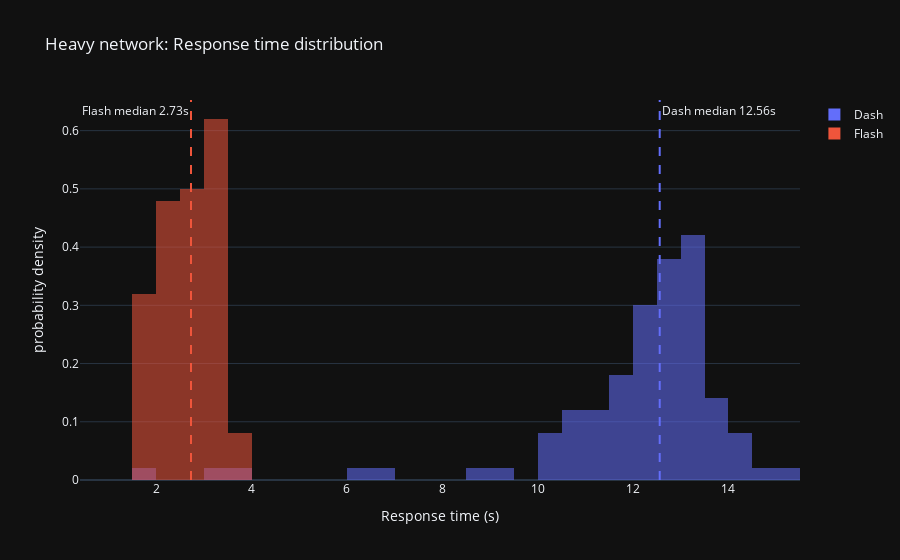
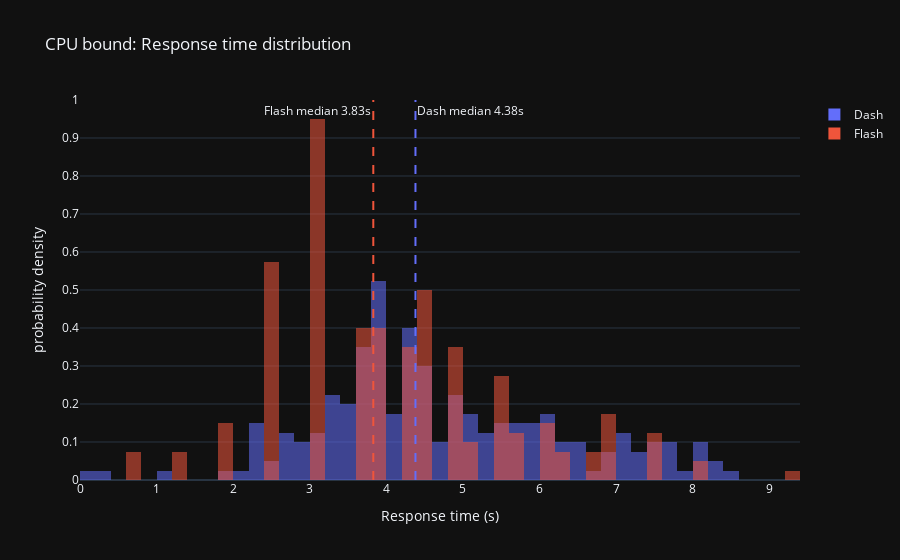
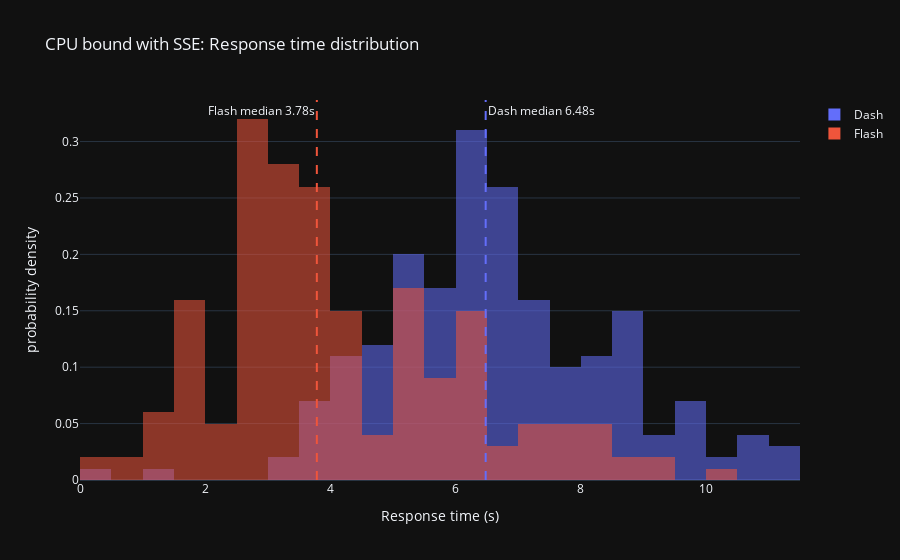

These figures' notebook cell, in order:
### Code cell
# Overlayed distributions by framework for Heavy network and CPU bound scenarios
import pandas as pd
import numpy as np
import plotly.express as px

# Shared colors across all charts
COLOR_MAP = {'Dash': '#636EFA', 'Flash': '#EF553B'}  # blue/red

# Helper to build an overlay histogram with per-framework medians

def overlay_hist(df_dash, df_flash, scenario_title: str, nbins: int = 50):
    col = 'response-time'
    # Prepare tidy data
    d1 = df_dash[[col]].rename(columns={col: 'response_time'}).dropna().copy()
    d1['framework'] = 'Dash'
    d2 = df_flash[[col]].rename(columns={col: 'response_time'}).dropna().copy()
    d2['framework'] = 'Flash'
    dfc = pd.concat([d1, d2], ignore_index=True)

    fig = px.histogram(
        dfc,
        x='response_time',
        color='framework',
        barmode='overlay',
        histnorm='probability density',
        nbins=nbins,
        opacity=0.55,
        color_discrete_map=COLOR_MAP,
        labels={'response_time': 'Response time (s)', 'framework': 'Framework'},
        title=f"{scenario_title}: Response time distribution"
    )

    # Add per-framework medians as reference lines
    med_dash = d1['response_time'].median() if len(d1) else np.nan
    med_flash = d2['response_time'].median() if len(d2) else np.nan
    if pd.notna(med_dash):
        fig.add_vline(
            x=med_dash,
            line_dash='dash',
            line_color=COLOR_MAP['Dash'],
            annotation_text=f"Dash median {med_dash:.2f}s",
            annotation_position='top right'
        )
    if pd.notna(med_flash):
        fig.add_vline(
            x=med_flash,
            line_dash='dash',
            line_color=COLOR_MAP['Flash'],
            annotation_text=f"Flash median {med_flash:.2f}s",
            annotation_position='top left'
        )

    fig.update_layout(legend_title_text='')
    return fig

# Heavy network scenario (nhv_* data)
fig_nhv = overlay_hist(nhv_dash, nhv_flash, 'Heavy network')
fig_nhv.show()

# CPU bound scenario (cpu_* data)
fig_cpu = overlay_hist(cpu_dash, cpu_flash, 'CPU bound')
fig_cpu.show()

fig_cpu_w_sse = overlay_hist(cpu_w_sse_dash, cpu_w_sse_flash, 'CPU bound with SSE')
fig_cpu_w_sse.show()

### Figure 1 — Plotly figure (JSON) as saved in the notebook; plotly's stock layout.template omitted (floating-point values rounded to 4 significant figures)
{"data": [{"bingroup": "x", "histnorm": "probability density", "hovertemplate": "Framework=Dash<br>Response time (s)=%{x}<br>probability density=%{y}<extra></extra>", "legendgroup": "Dash", "marker": {"color": "#636EFA", "opacity": 0.55, "pattern": {"shape": ""}}, "name": "Dash", "nbinsx": 50, "orientation": "v", "showlegend": true, "type": "histogram", "x": [1.822, 3.363, 3.983, 6.47, 6.929, 8.633, 9.172, 10.4, 11.55, 13.44, 13.09, 11.88, 10.5, 13.34, 10.55, 12.54, 12.4, 12.4, 13.33, 11.47, 11.84, 12.18, 12.37, 13.35, 12.89, 12.86, 12.2, 11.45, 10.54, 10.89, 11.64, 12.08, 11.49, 11.58, 12.26, 12.2, 13.03, 13.0, 13.49, 13.84, 12.16, 12.78, 12.48, 12.65, 12.75, 12.56, 13.0, 12.85, 12.7, 13.27, 13.4, 13.58, 12.72, 14.13, 12.84, 13.24, 11.82, 13.62, 13.28, 13.18, 12.37, 13.34, 12.91, 13.33, 12.51, 12.58, 10.77, 13.2, 11.93, 11.45, 12.94, 10.72, 11.94, 11.97, 12.68, 13.52, 12.3, 13.3, 13.07, 12.56, 13.42, 13.59, 13.33, 14.32, 13.73, 13.28, 14.04, 14.55, 13.81, 15.26, 12.47, 14.2, 11.05, 12.72, 10.84, 11.43, 10.03, 12.15, 10.4, 12.44], "xaxis": "x", "yaxis": "y"}, {"bingroup": "x", "histnorm": "probability density", "hovertemplate": "Framework=Flash<br>Response time (s)=%{x}<br>probability density=%{y}<extra></extra>", "legendgroup": "Flash", "marker": {"color": "#EF553B", "opacity": 0.55, "pattern": {"shape": ""}}, "name": "Flash", "nbinsx": 50, "orientation": "v", "showlegend": true, "type": "histogram", "x": [1.588, 1.686, 1.798, 2.026, 2.815, 3.011, 3.139, 3.152, 3.264, 1.582, 3.411, 2.024, 3.168, 3.234, 1.79, 2.295, 2.065, 2.681, 2.356, 3.211, 3.122, 1.967, 3.498, 2.058, 2.425, 2.737, 1.71, 2.65, 2.828, 3.438, 2.726, 1.785, 1.805, 2.86, 1.897, 2.154, 2.634, 3.525, 3.354, 3.266, 2.53, 2.275, 2.19, 3.176, 3.358, 2.325, 3.275, 2.061, 3.35, 2.123, 2.74, 3.192, 3.31, 2.558, 2.321, 2.664, 2.999, 2.773, 2.991, 3.093, 2.349, 3.126, 1.809, 1.688, 2.087, 3.15, 1.833, 2.0, 2.678, 3.39, 3.508, 2.467, 3.447, 3.137, 2.437, 2.412, 2.735, 2.847, 2.415, 2.067, 1.644, 2.757, 2.551, 3.036, 1.885, 3.26, 2.859, 3.301, 3.546, 3.49, 3.277, 3.513, 2.132, 3.479, 2.951, 2.106, 1.946, 2.836, 2.841, 2.613], "xaxis": "x", "yaxis": "y"}], "layout": {"annotations": [{"showarrow": false, "text": "Dash median 12.56s", "x": 12.56, "xanchor": "left", "xref": "x", "y": 1, "yanchor": "top", "yref": "y domain"}, {"showarrow": false, "text": "Flash median 2.73s", "x": 2.73, "xanchor": "right", "xref": "x", "y": 1, "yanchor": "top", "yref": "y domain"}], "barmode": "overlay", "legend": {"title": {"text": ""}, "tracegroupgap": 0}, "shapes": [{"line": {"color": "#636EFA", "dash": "dash"}, "type": "line", "x0": 12.56, "x1": 12.56, "xref": "x", "y0": 0, "y1": 1, "yref": "y domain"}, {"line": {"color": "#EF553B", "dash": "dash"}, "type": "line", "x0": 2.73, "x1": 2.73, "xref": "x", "y0": 0, "y1": 1, "yref": "y domain"}], "title": {"text": "Heavy network: Response time distribution"}, "xaxis": {"anchor": "y", "domain": [0, 1], "title": {"text": "Response time (s)"}}, "yaxis": {"anchor": "x", "domain": [0, 1], "title": {"text": "probability density"}}}}

### Figure 2 — Plotly figure (JSON) as saved in the notebook; plotly's stock layout.template omitted (floating-point values rounded to 4 significant figures; data arrays with more than 128 entries replaced by an {"elided": "..."} marker saying what was removed)
{"data": [{"bingroup": "x", "histnorm": "probability density", "hovertemplate": "Framework=Dash<br>Response time (s)=%{x}<br>probability density=%{y}<extra></extra>", "legendgroup": "Dash", "marker": {"color": "#636EFA", "opacity": 0.55, "pattern": {"shape": ""}}, "name": "Dash", "nbinsx": 50, "orientation": "v", "showlegend": true, "type": "histogram", "x": {"elided": "200 float values"}, "xaxis": "x", "yaxis": "y"}, {"bingroup": "x", "histnorm": "probability density", "hovertemplate": "Framework=Flash<br>Response time (s)=%{x}<br>probability density=%{y}<extra></extra>", "legendgroup": "Flash", "marker": {"color": "#EF553B", "opacity": 0.55, "pattern": {"shape": ""}}, "name": "Flash", "nbinsx": 50, "orientation": "v", "showlegend": true, "type": "histogram", "x": {"elided": "200 float values"}, "xaxis": "x", "yaxis": "y"}], "layout": {"annotations": [{"showarrow": false, "text": "Dash median 4.38s", "x": 4.38, "xanchor": "left", "xref": "x", "y": 1, "yanchor": "top", "yref": "y domain"}, {"showarrow": false, "text": "Flash median 3.83s", "x": 3.829, "xanchor": "right", "xref": "x", "y": 1, "yanchor": "top", "yref": "y domain"}], "barmode": "overlay", "legend": {"title": {"text": ""}, "tracegroupgap": 0}, "shapes": [{"line": {"color": "#636EFA", "dash": "dash"}, "type": "line", "x0": 4.38, "x1": 4.38, "xref": "x", "y0": 0, "y1": 1, "yref": "y domain"}, {"line": {"color": "#EF553B", "dash": "dash"}, "type": "line", "x0": 3.829, "x1": 3.829, "xref": "x", "y0": 0, "y1": 1, "yref": "y domain"}], "title": {"text": "CPU bound: Response time distribution"}, "xaxis": {"anchor": "y", "domain": [0, 1], "title": {"text": "Response time (s)"}}, "yaxis": {"anchor": "x", "domain": [0, 1], "title": {"text": "probability density"}}}}

### Figure 3 — Plotly figure (JSON) as saved in the notebook; plotly's stock layout.template omitted (floating-point values rounded to 4 significant figures; data arrays with more than 128 entries replaced by an {"elided": "..."} marker saying what was removed)
{"data": [{"bingroup": "x", "histnorm": "probability density", "hovertemplate": "Framework=Dash<br>Response time (s)=%{x}<br>probability density=%{y}<extra></extra>", "legendgroup": "Dash", "marker": {"color": "#636EFA", "opacity": 0.55, "pattern": {"shape": ""}}, "name": "Dash", "nbinsx": 50, "orientation": "v", "showlegend": true, "type": "histogram", "x": {"elided": "200 float values"}, "xaxis": "x", "yaxis": "y"}, {"bingroup": "x", "histnorm": "probability density", "hovertemplate": "Framework=Flash<br>Response time (s)=%{x}<br>probability density=%{y}<extra></extra>", "legendgroup": "Flash", "marker": {"color": "#EF553B", "opacity": 0.55, "pattern": {"shape": ""}}, "name": "Flash", "nbinsx": 50, "orientation": "v", "showlegend": true, "type": "histogram", "x": {"elided": "200 float values"}, "xaxis": "x", "yaxis": "y"}], "layout": {"annotations": [{"showarrow": false, "text": "Dash median 6.48s", "x": 6.479, "xanchor": "left", "xref": "x", "y": 1, "yanchor": "top", "yref": "y domain"}, {"showarrow": false, "text": "Flash median 3.78s", "x": 3.783, "xanchor": "right", "xref": "x", "y": 1, "yanchor": "top", "yref": "y domain"}], "barmode": "overlay", "legend": {"title": {"text": ""}, "tracegroupgap": 0}, "shapes": [{"line": {"color": "#636EFA", "dash": "dash"}, "type": "line", "x0": 6.479, "x1": 6.479, "xref": "x", "y0": 0, "y1": 1, "yref": "y domain"}, {"line": {"color": "#EF553B", "dash": "dash"}, "type": "line", "x0": 3.783, "x1": 3.783, "xref": "x", "y0": 0, "y1": 1, "yref": "y domain"}], "title": {"text": "CPU bound with SSE: Response time distribution"}, "xaxis": {"anchor": "y", "domain": [0, 1], "title": {"text": "Response time (s)"}}, "yaxis": {"anchor": "x", "domain": [0, 1], "title": {"text": "probability density"}}}}
